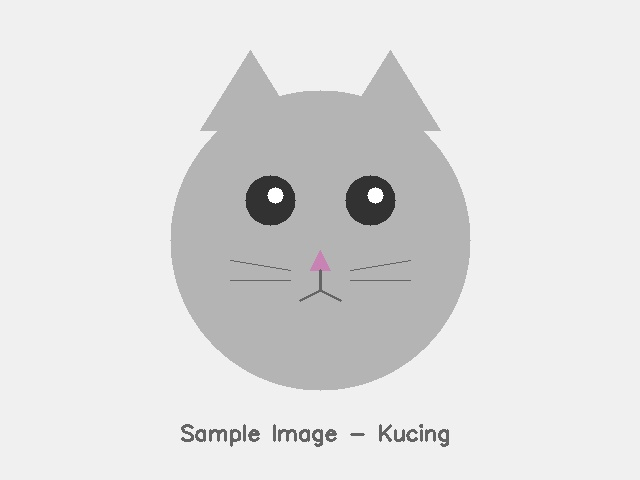
#> input picture Modul01/praktikum/image/kucing.jpg, 640 x 480 px
$ python 01_loading_dan_menampilkan_gambar.py
#> lines starting #> are read from the running program, lines starting #| are printed output that depends on the picture
"""
==========================================================================
PERCOBAAN 1: LOADING DAN MENAMPILKAN GAMBAR
==========================================================================
Program ini mempelajari cara memuat (load) gambar dari file menggunakan
OpenCV dan menampilkannya di jendela GUI atau menyimpan hasilnya.

Fungsi utama yang dipelajari:
- cv2.imread()    : Membaca/memuat gambar dari file
- cv2.imshow()    : Menampilkan gambar di jendela GUI
- cv2.waitKey()   : Menunggu input keyboard
- cv2.destroyAllWindows() : Menutup semua jendela GUI

Catatan: Jika jendela GUI tidak tersedia (server/remote), gunakan
matplotlib atau simpan hasil langsung ke file.
==========================================================================
"""

# Mengimpor library OpenCV untuk pemrosesan gambar
import cv2

# Mengimpor library NumPy untuk operasi array
import numpy as np

# Mengimpor library os untuk operasi path file
import os

# Mengimpor matplotlib untuk alternatif menampilkan gambar
import matplotlib.pyplot as plt

# Mendapatkan direktori script saat ini
SCRIPT_DIR = os.path.dirname(os.path.abspath(__file__))

# Mendefinisikan path folder gambar input dan output
IMAGE_DIR = os.path.join(SCRIPT_DIR, "image")
OUTPUT_DIR = os.path.join(SCRIPT_DIR, "output")

# Membuat folder output jika belum ada
os.makedirs(OUTPUT_DIR, exist_ok=True)

# ============================================================
# 1. Membaca gambar dalam mode warna (BGR)
# cv2.imread(path, flag) - flag default = cv2.IMREAD_COLOR
# ============================================================
print("=" * 60)
print("PERCOBAAN 1: LOADING DAN MENAMPILKAN GAMBAR")
print("=" * 60)

# Membaca gambar kucing dalam mode warna penuh (3 channel: Blue, Green, Red)
# cv2.IMREAD_COLOR (1) = baca sebagai gambar berwarna, abaikan transparansi
img_color = cv2.imread(os.path.join(IMAGE_DIR, "kucing.jpg"), cv2.IMREAD_COLOR)
#> img_color is the input picture: shape (480, 640, 3); mean B, G, R 222.9, 222.9, 223

# Memeriksa apakah gambar berhasil dimuat (tidak None)
if img_color is None:
    print("[ERROR] Gambar tidak ditemukan! Jalankan download_image.py terlebih dahulu.")
    exit()

# Menampilkan informasi bahwa gambar berhasil dimuat
print(f"[INFO] Gambar berwarna berhasil dimuat.")
print(f"  - Dimensi: {img_color.shape}")  # (height, width, channels)
#|   - Dimensi: (480, 640, 3)
print(f"  - Tipe data: {img_color.dtype}")  # uint8 (0-255)
#|   - Tipe data: uint8

# ============================================================
# 2. Membaca gambar dalam mode grayscale (1 channel)
# cv2.IMREAD_GRAYSCALE (0) = konversi ke abu-abu saat loading
# ============================================================

# Membaca gambar yang sama dalam mode grayscale (abu-abu)
img_gray = cv2.imread(os.path.join(IMAGE_DIR, "kucing.jpg"), cv2.IMREAD_GRAYSCALE)
#> img_gray: shape (480, 640); min 44, max 255, mean 222.9

# Menampilkan informasi gambar grayscale
print(f"\n[INFO] Gambar grayscale berhasil dimuat.")
print(f"  - Dimensi: {img_gray.shape}")  # (height, width) - tanpa channel
#|   - Dimensi: (480, 640)
print(f"  - Tipe data: {img_gray.dtype}")
#|   - Tipe data: uint8

# ============================================================
# 3. Membaca gambar dengan alpha channel (transparansi)
# cv2.IMREAD_UNCHANGED (-1) = baca apa adanya termasuk alpha
# ============================================================

# Membaca gambar PNG yang mungkin memiliki alpha channel
img_unchanged = cv2.imread(os.path.join(IMAGE_DIR, "warna_warni.png"), cv2.IMREAD_UNCHANGED)
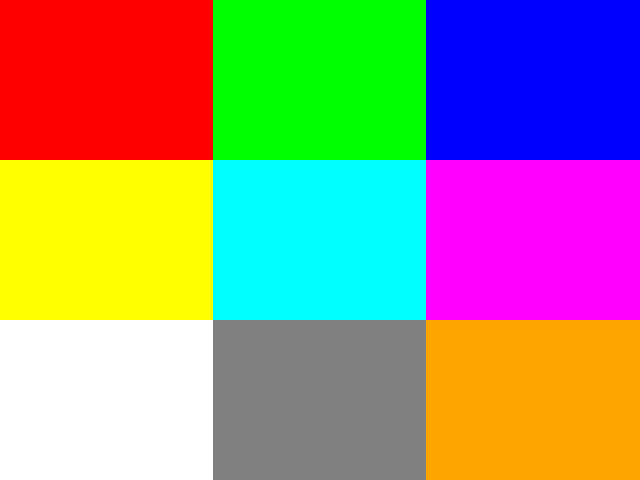
#> input picture Modul01/praktikum/image/warna_warni.png, 640 x 480 px
#> img_unchanged is the input picture: shape (480, 640, 3); mean B, G, R 127.6, 145.7, 155.9

# Menampilkan informasi gambar unchanged
print(f"\n[INFO] Gambar unchanged berhasil dimuat.")
print(f"  - Dimensi: {img_unchanged.shape}")
#|   - Dimensi: (480, 640, 3)
print(f"  - Tipe data: {img_unchanged.dtype}")
#|   - Tipe data: uint8

# ============================================================
# 4. Menampilkan gambar menggunakan matplotlib (lebih portable)
# Catatan: OpenCV menggunakan BGR, matplotlib menggunakan RGB
# ============================================================

# Membuat figure dengan 3 subplot untuk menampilkan 3 versi gambar
fig, axes = plt.subplots(1, 3, figsize=(15, 5))

# Subplot 1: Gambar berwarna (konversi BGR -> RGB untuk matplotlib)
# cv2.cvtColor() mengkonversi ruang warna gambar
img_rgb = cv2.cvtColor(img_color, cv2.COLOR_BGR2RGB)
axes[0].imshow(img_rgb)
axes[0].set_title("Gambar Berwarna (RGB)")
# Menghilangkan sumbu/axis agar tampilan lebih bersih
axes[0].axis("off")

# Subplot 2: Gambar grayscale (gunakan colormap 'gray')
axes[1].imshow(img_gray, cmap="gray")
axes[1].set_title("Gambar Grayscale")
axes[1].axis("off")

# Subplot 3: Gambar unchanged
img_unch_rgb = cv2.cvtColor(img_unchanged, cv2.COLOR_BGR2RGB)
axes[2].imshow(img_unch_rgb)
axes[2].set_title("Gambar Unchanged")
axes[2].axis("off")

# Mengatur layout agar tidak saling tumpang tindih
plt.suptitle("Percobaan 1: Tiga Mode Pembacaan Gambar", fontsize=14, fontweight="bold")
plt.tight_layout()

# Menyimpan hasil visualisasi ke folder output
output_path = os.path.join(OUTPUT_DIR, "01_loading_gambar_hasil.png")
plt.savefig(output_path, dpi=150, bbox_inches="tight")
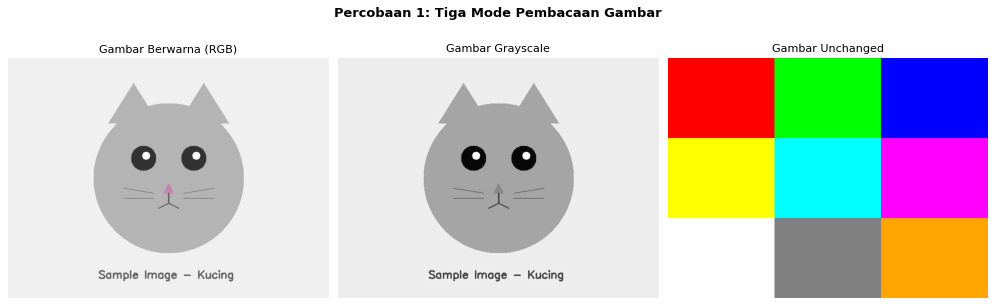
#> figure drawn by matplotlib, 3 panels
print(f"\n[OUTPUT] Hasil disimpan di: {output_path}")

# Menampilkan gambar (opsional, bisa dikomentari jika tanpa GUI)
# plt.show()

# ============================================================
# 5. Menampilkan menggunakan cv2.imshow() (GUI mode)
# ============================================================

# Menampilkan gambar di jendela OpenCV (hanya bekerja jika ada GUI)
try:
    # cv2.imshow(nama_jendela, gambar) - menampilkan gambar di jendela
    cv2.imshow("Gambar Berwarna", img_color)
    cv2.imshow("Gambar Grayscale", img_gray)

    # cv2.waitKey(0) - menunggu sampai user menekan tombol apapun
    # Parameter 0 = tunggu tanpa batas waktu
    # Parameter 1000 = tunggu 1000ms (1 detik)
    print("\n[INFO] Tekan tombol apapun pada jendela gambar untuk menutup...")
    cv2.waitKey(3000)  # Tunggu 3 detik atau sampai tombol ditekan

    # cv2.destroyAllWindows() - menutup semua jendela yang dibuat oleh OpenCV
    cv2.destroyAllWindows()
except Exception as e:
    print(f"[INFO] GUI tidak tersedia: {e}")
    print("[INFO] Hasil sudah disimpan ke folder output/")

# ============================================================
# RINGKASAN
# ============================================================
print("\n" + "=" * 60)
print("RINGKASAN PERCOBAAN 1")
print("=" * 60)
print("Fungsi yang dipelajari:")
print("  1. cv2.imread(path, flag)  → Membaca gambar dari file")
print("     - IMREAD_COLOR (1)      → Baca sebagai BGR 3 channel")
print("     - IMREAD_GRAYSCALE (0)  → Baca sebagai grayscale 1 channel")
print("     - IMREAD_UNCHANGED (-1) → Baca apa adanya (termasuk alpha)")
print("  2. cv2.imshow(nama, img)   → Tampilkan gambar di jendela GUI")
print("  3. cv2.waitKey(ms)         → Tunggu input keyboard")
print("  4. cv2.destroyAllWindows() → Tutup semua jendela GUI")
print("  5. cv2.cvtColor(img, code) → Konversi ruang warna (BGR↔RGB)")
print("=" * 60)
